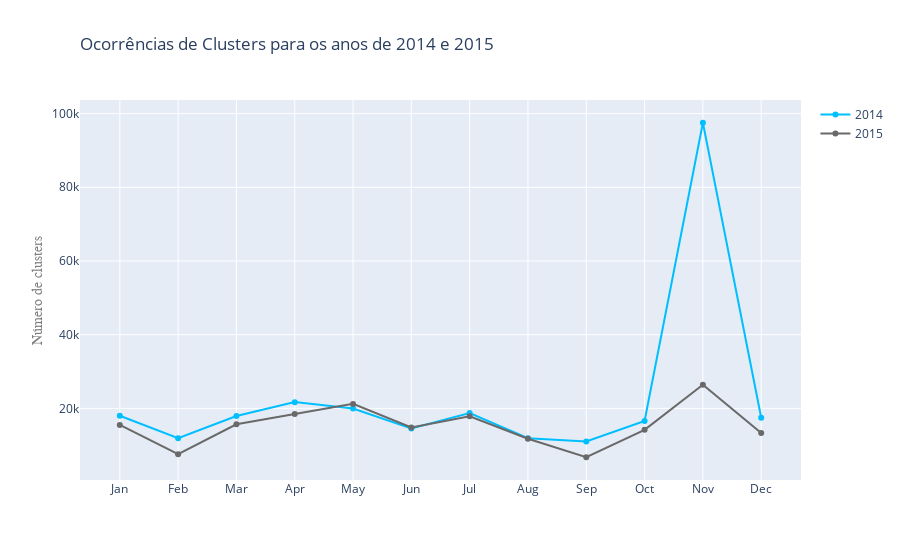

Notebook code cell kept with this figure:
### Code cell
fig = go.Figure()
fig.add_trace(go.Scatter(x=dn, y=cdf2014['clusters'], name="2014",
                         line_color='deepskyblue'))

fig.add_trace(go.Scatter(x=dn, y=cdf2015['clusters'], name="2015",
                         line_color='dimgray'))


fig.update_layout(
    title=go.layout.Title(
        text="Ocorrências de Clusters para os anos de 2014 e 2015",
        xref="paper",
        xanchor = "auto",
        x=0,
    ),
    yaxis=go.layout.YAxis(
        title=go.layout.yaxis.Title(
            text="Número de clusters",
            font=dict(
                family="Courier New, monospace",
                size=14,
                color="#7f7f7f"
            )
        )
    )
)

### Figure 1 — Plotly figure (JSON) as saved in the notebook; plotly's stock layout.template omitted (floating-point values rounded to 4 significant figures)
{"data": [{"line": {"color": "deepskyblue"}, "name": "2014", "type": "scatter", "x": ["Jan", "Feb", "Mar", "Apr", "May", "Jun", "Jul", "Aug", "Sep", "Oct", "Nov", "Dec"], "y": [17986, 11881, 17941, 21691, 19970.0, 14539, 18737, 11886, 11028, 16570, 97515, 17436]}, {"line": {"color": "dimgray"}, "name": "2015", "type": "scatter", "x": ["Jan", "Feb", "Mar", "Apr", "May", "Jun", "Jul", "Aug", "Sep", "Oct", "Nov", "Dec"], "y": [15496, 7577, 15665, 18447, 21216, 14823, 17848, 11759, 6731, 14176, 26411, 13325]}], "layout": {"title": {"text": "Ocorrências de Clusters para os anos de 2014 e 2015", "x": 0, "xanchor": "auto", "xref": "paper"}, "yaxis": {"title": {"font": {"color": "#7f7f7f", "family": "Courier New, monospace", "size": 14}, "text": "Número de clusters"}}}}
